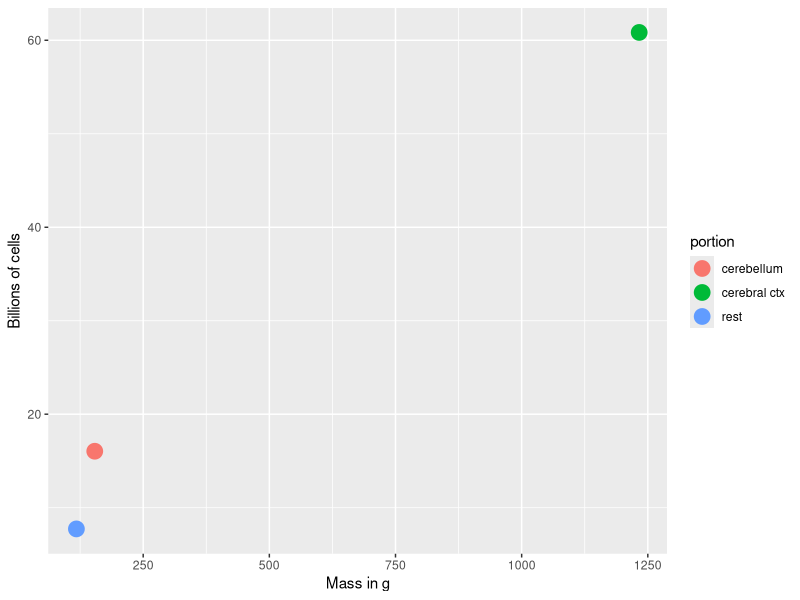
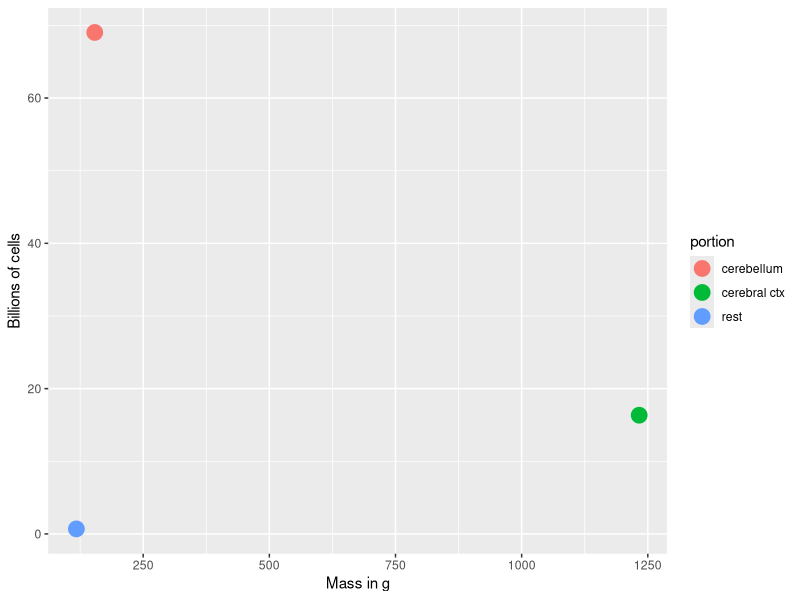

Recreate these plots in R, in order.
## ---- chunk 1
knitr::opts_chunk$set(echo = FALSE, 
                      cache=FALSE, 
                      fig.align = "center")
library(tidyverse) # for pipe %>% operator
## ---- chunk 2
# data from Azevedo
mass_g <- c(1232.93, 154.02, 117.66)
portion <- c("cerebral ctx", "cerebellum", "rest")
b_neurons <- c(16.34, 69.03, 0.69)
b_nonneurons <- c(60.84, 16.04, 7.73)
brain <- data.frame(portion, mass_g, b_neurons, b_nonneurons)

brain %>% ggplot() +
  aes(x=mass_g, b_nonneurons, color=portion) +
  geom_point(size = 5) +
  xlab("Mass in g") +
  ylab("Billions of cells")
## ---- chunk 3

brain %>% ggplot() +
  aes(x=mass_g, b_neurons, color=portion) +
  geom_point(size = 5) +
  xlab("Mass in g") +
  ylab("Billions of cells")
